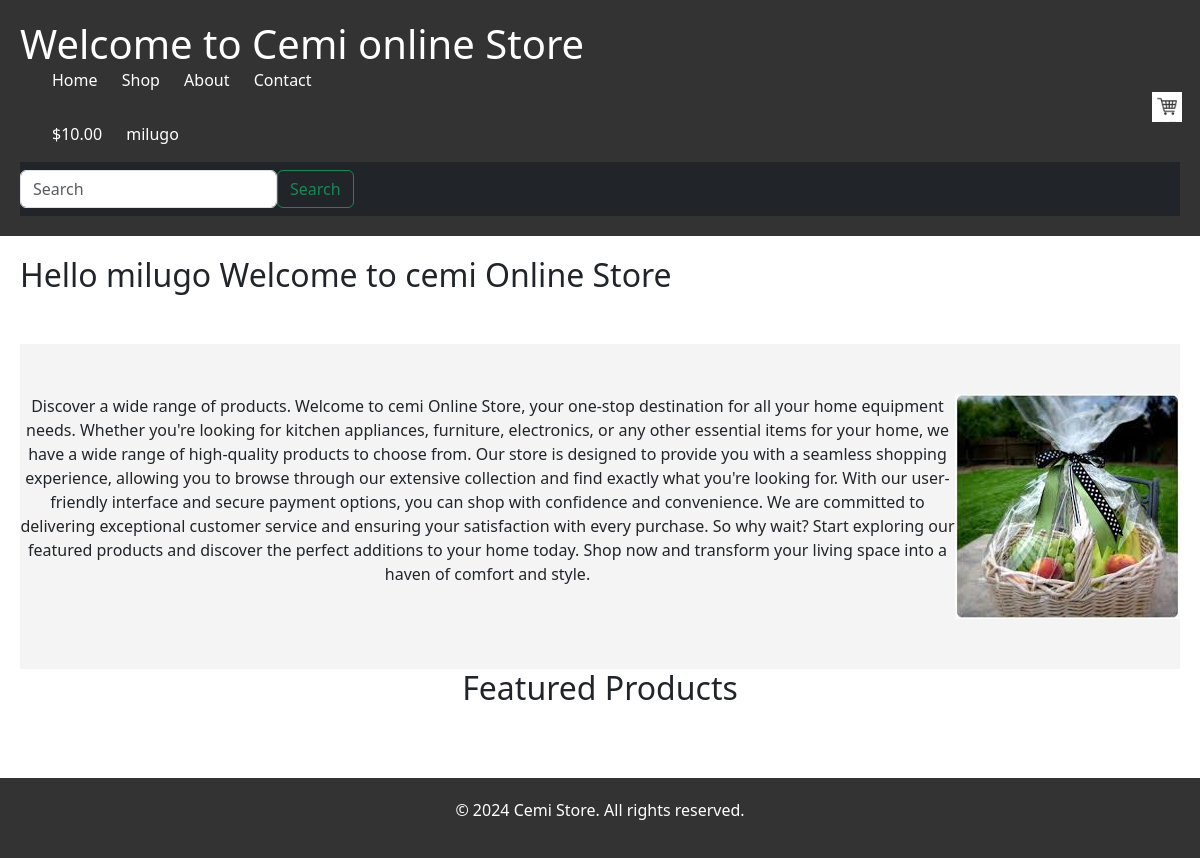
The app's page /, older data.
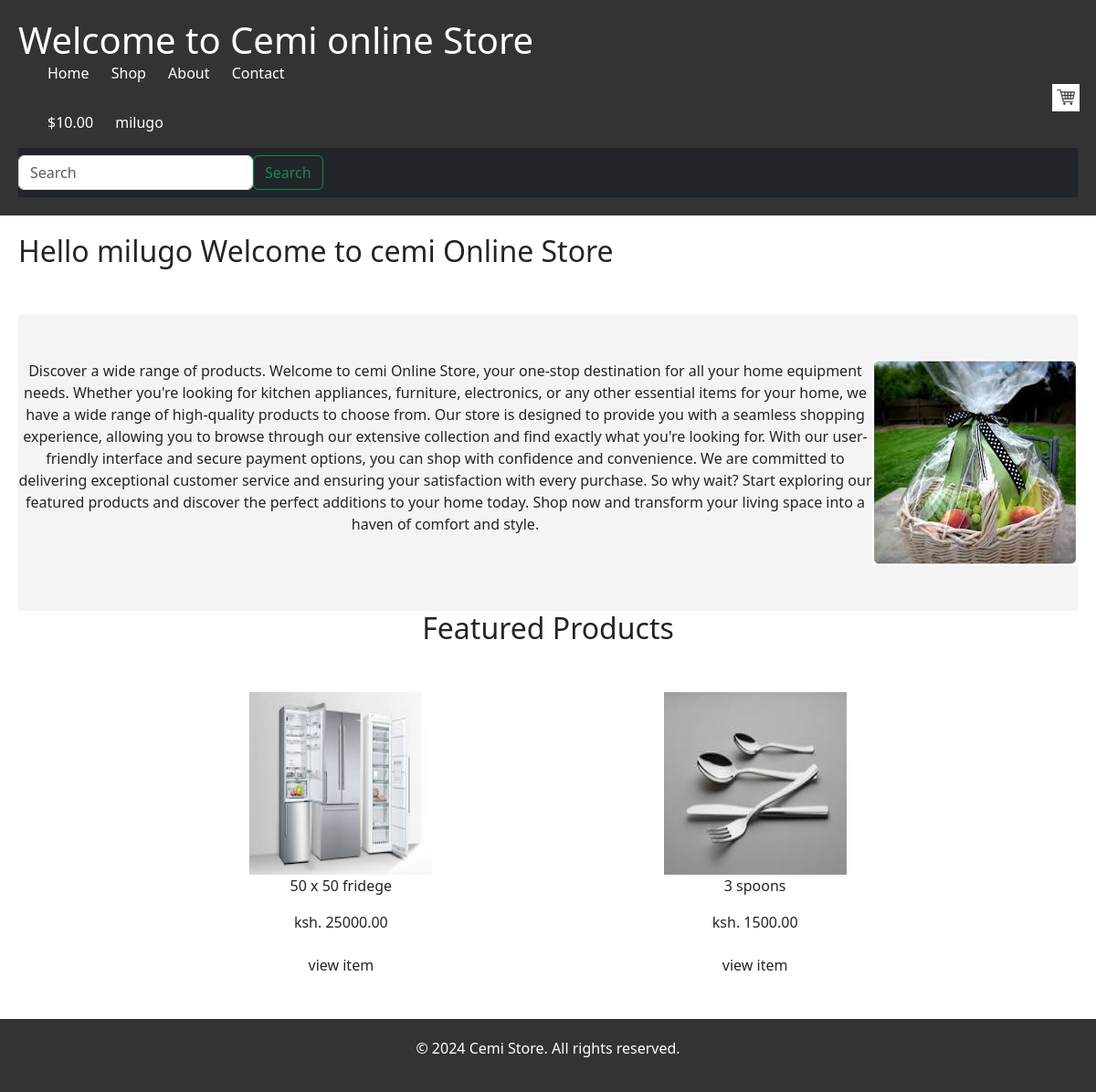
The same page, newer data.
### store/models.py (models this page shows, shortened)
class user(models.Model):
    name = models.CharField(max_length=100)
    email = models.EmailField()
    password = models.CharField(max_length=100)
    created_at = models.DateTimeField(auto_now_add=True)
    updated_at = models.DateTimeField(auto_now=True)
    spent = models.DecimalField(max_digits=10, decimal_places=2, default=0.00)
    balance = models.DecimalField(max_digits=10, decimal_places=2, default=0.00)

class items(models.Model):
    name = models.CharField(max_length=100)
    description = models.TextField()
    price = models.DecimalField(max_digits=10, decimal_places=2)
    store = models.ForeignKey(Store, on_delete=models.CASCADE)
    created_at = models.DateTimeField(auto_now_add=True)
    updated_at = models.DateTimeField(auto_now=True)
    discount = models.DecimalField(max_digits=10, decimal_places=2, default=0.00)
    percentage_discount = models.DecimalField(max_digits=5, decimal_places=2, default=0.00)
    images = models.ImageField(null= True, upload_to='static/', default='fridge.jpg')

### store/views.py (the view)
# urls.py: 2. Add a URL to urlpatterns:  path('', views.home, name='home')
def home(request):
    user_page = user.objects.all()
    store_page = Store.objects.all()
    items_page = items.objects.all()
    context = {
        'user_page': user_page,
        'store_page': store_page,
        'items_page': items_page,
    }
    return render(request, 'home.html', context)

### store/context_processors.py (called while the page is built)
def cart(request):
    cart_obj = Cart(request)
    return {'cart': cart_obj}

### store/templates/home.html (shortened to what this page needs)
{% extends 'base.html' %}
{% load static %}
{% block heading %}Welcome to Cemi online Store{% endblock %}
{% block content %}
{% for users in user_page %}
<h2>Hello {{ users.name }} Welcome to cemi Online Store </h2>
{% endfor %}
<section class="hero">
    <p>Discover a wide range of products.
    Welcome to cemi Online Store, your one-stop destination for all your home equipment needs. Whether you're looking for kitchen appliances, furniture, electronics, or any other essential items for your home, we have a wide range of high-quality products to choose from. Our store is designed to provide you with a seamless shopping experience, allowing you to browse through our extensive collection and find exactly what you're looking for. With our user-friendly interface and secure payment options, you can shop with confidence and convenience. We are committed to delivering exceptional customer service and ensuring your satisfaction with every purchase. So why wait? Start exploring our featured products and discover the perfect additions to your home today. Shop now and transform your living space into a haven of comfort and style.</p>
    <img src="{% static 'main.jpg' %}" alt="Hero Image">
</section>
<div class="feature"><h2>Featured Products</h2></div>
<section class="products">
    {% for item in items_page %}
    <div class="product">
        <img src="{{ item.images }}" height="200px" width="200px"  alt="{{ item.name }}">
        <p>{{ item.description }}</p>
        <p class="price">ksh. {{ item.price }}</p>
        <a href="{% url 'details' item.id %}" class="btn">view item</a>
    </div>
    {% endfor %}
</section>
{% endblock %}

### store/templates/base.html (shortened to what this page needs)
{% load static %}
<!DOCTYPE html>
<html lang="en">
<head>
    <link rel="stylesheet" href="{% static 'home.css' %}">
    <link rel="stylesheet" href="//cdn.jsdelivr.net/npm/bootstrap@5.3.2/dist/css/bootstrap.min.css">
</head>
<body>
    <header>
        <h1>{% block heading %}{% endblock %}</h1>
        <nav>
            <ul>
                <li><a href="/">Home</a></li>
                <li><a href="#">Shop</a></li>
                <li><a href="#">About</a></li>
                <li><a href="#">Contact</a></li>
                <li><a href="{% url 'cart' %}"><img src="{% static 'cart.png' %}" alt="Shopping Cart"></a></li>
                {% for users in user_page %}
                <li><a href='#'> ${{ users.balance }}</a></li>
                <li><a href='#'> {{ users.name }} </a></li>
                {% endfor %}
        </ul>
    </nav>
    <nav class="navbar navbar-expand-lg navbar-dark bg-dark">
    <form class="form-inline my-2 my-lg-0">
      <input class="form-control mr-sm-2" type="search" placeholder="Search" aria-label="Search">
      <button class="btn btn-outline-success my-2 my-sm-0" type="submit">Search</button>
    </form>
</nav>
    </header>
    <main>
        {% block content %}{% endblock %}
    </main>
    <footer>
        <p>&copy; {% now "Y" %} Cemi Store. All rights reserved.</p>
    </footer>
</body>
</html>

### static/home.css (style rules this page uses)
* { margin: 0; padding: 0; box-sizing: border-box; }
header img { width: 30px; margin-left: 1100px; }
body { font-family: Arial, sans-serif; }
header { background-color: #333; color: #fff; padding: 20px; }
header h1 { margin: 0; }
nav ul { list-style-type: none; }
nav ul li { display: inline; margin-right: 20px; }
nav ul li a { color: #fff; text-decoration: none; }
main { padding: 20px; }
.hero { text-align: center; padding: 50px 0; background-color: #f4f4f4; display: flex; }
.btn { display: inline-block; background-color: #333; color: #fff; padding: 10px 20px; text-decoration: none; border-radius: 5px; }
.products { display: flex; margin-top: 50px; justify-content: space-evenly; }
.product { margin-bottom: 20px; text-align: center; }
.product img { max-width: 100%; }
footer { background-color: #333; color: #fff; text-align: center; padding: 20px; }
section { display: flex; justify-content: 30px; margin-top: 50px; }
.feature { margin-bottom: 20px; text-align: center; }
form { display: flex; justify-content: center; align-items: center; margin-top: 50px; }

Row changes from the older to the newer data that the page shows:
added items: images (picture), description "50 x 50 fridege", price "25000.00"
added items: images (picture), description "3 spoons", price "1500.00"
